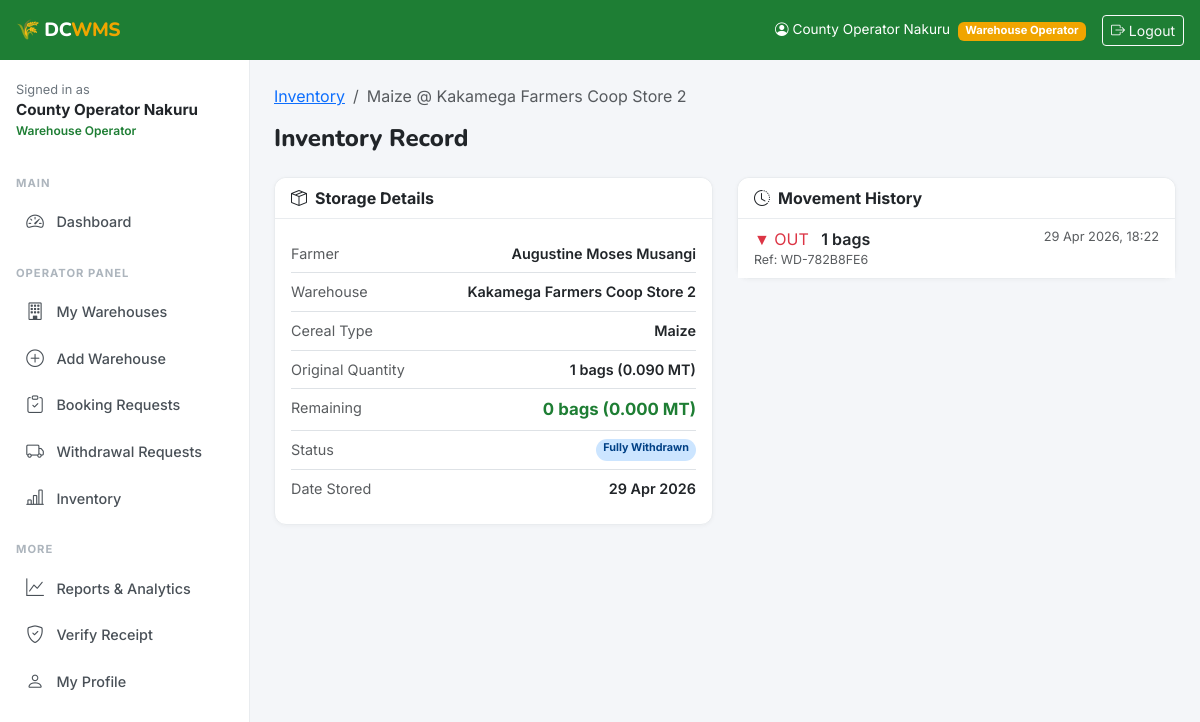
The page /inventory/38/ (signed in) on the database its author committed.
### accounts/models.py (models this page shows, shortened)
class User(AbstractUser):
    ROLE_FARMER = 'farmer'
    ROLE_OPERATOR = 'operator'
    ROLE_ADMIN = 'admin'
    ROLE_CHOICES = [
        (ROLE_FARMER, 'Farmer'),
        (ROLE_OPERATOR, 'Warehouse Operator'),
        (ROLE_ADMIN, 'Admin'),
    ]
    role = models.CharField(max_length=20, choices=ROLE_CHOICES, default=ROLE_FARMER)
    phone_number = models.CharField(max_length=15, blank=True)
    national_id = models.CharField(max_length=20, blank=True, unique=True, null=True)
    county = models.CharField(max_length=100, blank=True)
    sub_county = models.CharField(max_length=100, blank=True)
    village = models.CharField(max_length=100, blank=True)
    profile_photo = models.ImageField(upload_to='profiles/', blank=True, null=True)
    is_verified = models.BooleanField(default=False)
    created_at = models.DateTimeField(auto_now_add=True)
    updated_at = models.DateTimeField(auto_now=True)
    class Meta:
        verbose_name = 'User'
        verbose_name_plural = 'Users'
    @property
    def is_farmer(self):
        return self.role == self.ROLE_FARMER
    @property
    def is_operator(self):
        return self.role == self.ROLE_OPERATOR
    @property
    def is_admin_user(self):
        return self.role == self.ROLE_ADMIN or self.is_superuser

### inventory/models.py (models this page shows, shortened)
class InventoryRecord(models.Model):
    STATUS_CHOICES = [
        ('stored', 'In Storage'),
        ('partial_withdrawn', 'Partially Withdrawn'),
        ('fully_withdrawn', 'Fully Withdrawn'),
        ('spoiled', 'Spoiled/Condemned'),
    ]
    warehouse = models.ForeignKey('warehouses.Warehouse', on_delete=models.CASCADE, related_name='inventory')
    farmer = models.ForeignKey(settings.AUTH_USER_MODEL, on_delete=models.CASCADE, related_name='inventory')
    booking = models.OneToOneField('bookings.Booking', on_delete=models.CASCADE, related_name='inventory_record', null=True, blank=True)
    cereal_type = models.CharField(max_length=30)
    quantity_bags = models.IntegerField()
    quantity_mt = models.DecimalField(max_digits=8, decimal_places=3)
    remaining_bags = models.IntegerField()
    remaining_mt = models.DecimalField(max_digits=8, decimal_places=3)
    status = models.CharField(max_length=30, choices=STATUS_CHOICES, default='stored')
    date_stored = models.DateField(auto_now_add=True)
    last_updated = models.DateTimeField(auto_now=True)
    notes = models.TextField(blank=True)
    class Meta:
        ordering = ['-date_stored']

class InventoryMovement(models.Model):
    MOVEMENT_IN = 'in'
    MOVEMENT_OUT = 'out'
    MOVEMENT_ADJUST = 'adjust'
    MOVEMENT_CHOICES = [
        (MOVEMENT_IN, 'Inbound (Deposit)'),
        (MOVEMENT_OUT, 'Outbound (Withdrawal)'),
        (MOVEMENT_ADJUST, 'Adjustment'),
    ]
    inventory = models.ForeignKey(InventoryRecord, on_delete=models.CASCADE, related_name='movements')
    movement_type = models.CharField(max_length=10, choices=MOVEMENT_CHOICES)
    bags_moved = models.IntegerField()
    mt_moved = models.DecimalField(max_digits=8, decimal_places=3)
    performed_by = models.ForeignKey(settings.AUTH_USER_MODEL, on_delete=models.SET_NULL, null=True)
    timestamp = models.DateTimeField(auto_now_add=True)
    reference = models.CharField(max_length=100, blank=True)
    notes = models.TextField(blank=True)

### warehouses/models.py (models this page shows, shortened)
class Warehouse(models.Model):
    operator = models.ForeignKey(
        settings.AUTH_USER_MODEL,
        on_delete=models.CASCADE,
        related_name='warehouses',
        limit_choices_to={'role': 'operator'}
    )
    name = models.CharField(max_length=200)
    registration_number = models.CharField(max_length=50, unique=True, blank=True)
    county = models.CharField(max_length=100, choices=COUNTY_CHOICES)
    sub_county = models.CharField(max_length=100)
    village = models.CharField(max_length=100, blank=True)
    physical_address = models.TextField()
    latitude = models.DecimalField(max_digits=9, decimal_places=6, null=True, blank=True)
    longitude = models.DecimalField(max_digits=9, decimal_places=6, null=True, blank=True)
    total_capacity_mt = models.DecimalField(
        max_digits=10, decimal_places=2,
        validators=[MinValueValidator(0.01)],
        help_text="Total capacity in metric tonnes"
    )
    available_capacity_mt = models.DecimalField(
        max_digits=10, decimal_places=2,
        validators=[MinValueValidator(0)],
        help_text="Currently available capacity in metric tonnes"
    )
    storage_type = models.CharField(max_length=20, choices=STORAGE_TYPE_CHOICES, default='bagged')
    certification_status = models.CharField(max_length=20, choices=CERTIFICATION_CHOICES, default='wrsc')
    certification_expiry = models.DateField(null=True, blank=True)
    has_pest_control = models.BooleanField(default=True)
    has_moisture_control = models.BooleanField(default=False)
    has_security = models.BooleanField(default=True)
    has_fumigation = models.BooleanField(default=False)
    accepts_wrs = models.BooleanField(default=True, verbose_name="Accepts WRS Receipts")
    contact_phone = models.CharField(max_length=15)
    contact_email = models.EmailField(blank=True)
    storage_fee_per_bag_month = models.DecimalField(
        max_digits=8, decimal_places=2, default=50.00,
        help_text="KES per 90kg bag per month"
    )
    is_active = models.BooleanField(default=True)
    created_at = models.DateTimeField(auto_now_add=True)
    updated_at = models.DateTimeField(auto_now=True)
    class Meta:
        ordering = ['-created_at']
        verbose_name = 'Warehouse'
        verbose_name_plural = 'Warehouses'

### inventory/views.py (the view)
# urls.py: path('<int:pk>/', views.inventory_detail, name='detail'),
@login_required
def inventory_detail(request, pk):
    user = request.user
    if user.is_farmer:
        record = get_object_or_404(InventoryRecord, pk=pk, farmer=user)
    else:
        record = get_object_or_404(InventoryRecord, pk=pk)
    movements = record.movements.order_by('-timestamp')
    return render(request, 'inventory/detail.html', {'record': record, 'movements': movements})

### templates/inventory/detail.html (shortened to what this page needs)
{% extends 'base.html' %}
{% block content %}
<div class="mb-4">
  <nav aria-label="breadcrumb"><ol class="breadcrumb">
    <li class="breadcrumb-item"><a href="{% url 'inventory:list' %}">Inventory</a></li>
    <li class="breadcrumb-item active">{{ record.cereal_type|title }} @ {{ record.warehouse.name }}</li>
  </ol></nav>
  <h4 class="mb-0" style="font-family:'Nunito',sans-serif;font-weight:800;">Inventory Record</h4>
</div>
<div class="row g-4">
  <div class="col-md-6">
    <div class="card mb-3">
      <div class="card-header"><i class="bi bi-box-seam me-2"></i>Storage Details</div>
      <div class="card-body" style="font-size:.9rem;">
        <div class="d-flex justify-content-between py-2 border-bottom"><span class="text-muted">Farmer</span><span class="fw-semibold">{{ record.farmer.get_full_name }}</span></div>
        <div class="d-flex justify-content-between py-2 border-bottom"><span class="text-muted">Warehouse</span><span class="fw-semibold">{{ record.warehouse.name }}</span></div>
        <div class="d-flex justify-content-between py-2 border-bottom"><span class="text-muted">Cereal Type</span><span class="fw-semibold text-capitalize">{{ record.cereal_type }}</span></div>
        <div class="d-flex justify-content-between py-2 border-bottom"><span class="text-muted">Original Quantity</span><span class="fw-semibold">{{ record.quantity_bags }} bags ({{ record.quantity_mt }} MT)</span></div>
        <div class="d-flex justify-content-between py-2 border-bottom">
          <span class="text-muted">Remaining</span>
          <span class="fw-bold" style="color:#1e7e34;font-size:1.05rem;">{{ record.remaining_bags }} bags ({{ record.remaining_mt }} MT)</span>
        </div>
        <div class="d-flex justify-content-between py-2 border-bottom"><span class="text-muted">Status</span>
          <span class="badge {% if record.status == 'stored' %}badge-approved{% else %}badge-completed{% endif %} rounded-pill">{{ record.get_status_display }}</span>
        </div>
        <div class="d-flex justify-content-between py-2"><span class="text-muted">Date Stored</span><span class="fw-semibold">{{ record.date_stored|date:"d M Y" }}</span></div>
      </div>
    </div>
  </div>
  <div class="col-md-6">
    <div class="card">
      <div class="card-header"><i class="bi bi-clock-history me-2"></i>Movement History</div>
      <div class="card-body p-0">
        {% if movements %}
        <div class="list-group list-group-flush">
          {% for m in movements %}
          <div class="list-group-item">
            <div class="d-flex justify-content-between">
              <span>
                {% if m.movement_type == 'in' %}<span class="text-success">▲ IN</span>
                {% elif m.movement_type == 'out' %}<span class="text-danger">▼ OUT</span>
                {% else %}<span class="text-warning">⟳ ADJ</span>{% endif %}
                <span class="ms-2 fw-semibold">{{ m.bags_moved }} bags</span>
              </span>
              <span class="text-muted" style="font-size:.8rem;">{{ m.timestamp|date:"d M Y, H:i" }}</span>
            </div>
            {% if m.reference %}<div class="text-muted" style="font-size:.78rem;">Ref: {{ m.reference }}</div>{% endif %}
          </div>
          {% endfor %}
        </div>
        {% else %}
          <div class="text-center py-4 text-muted">No movement history yet.</div>
        {% endif %}
      </div>
    </div>
  </div>
</div>
{% endblock %}

### templates/base.html (shortened to what this page needs)
<!DOCTYPE html>
<html lang="en">
<head>
  <link href="https://cdn.jsdelivr.net/npm/bootstrap@5.3.0/dist/css/bootstrap.min.css" rel="stylesheet">
  <link href="https://cdn.jsdelivr.net/npm/bootstrap-icons@1.11.0/font/bootstrap-icons.css" rel="stylesheet">
</head>
<body>
<div class="topbar">
  <a href="{% url 'dashboard:home' %}" class="brand">🌾 DC<span>WMS</span></a>
  <div class="topbar-right">
    {% if user.is_authenticated %}
      <span class="d-none d-md-inline" style="font-size:.85rem;">
        <i class="bi bi-person-circle me-1"></i>{{ user.get_full_name|default:user.username }}
        <span class="badge ms-1" style="background:var(--amber);font-size:.7rem;">{{ user.get_role_display }}</span>
      </span>
      <a href="{% url 'accounts:logout' %}" class="btn btn-sm btn-outline-light">
        <i class="bi bi-box-arrow-right"></i> <span class="d-none d-md-inline">Logout</span>
      </a>
    {% else %}
      <a href="{% url 'accounts:login' %}" class="btn btn-sm btn-outline-light">Login</a>
    {% endif %}
  </div>
</div>
{% if user.is_authenticated %}
<nav class="sidebar" id="sidebar">
  <div class="p-3 mt-1">
    <div style="font-size:.8rem;color:#6c757d;">Signed in as</div>
    <div style="font-weight:700;font-size:.95rem;">{{ user.get_full_name|default:user.username }}</div>
    <div style="font-size:.75rem;color:var(--green-primary);font-weight:600;">{{ user.get_role_display }}</div>
  </div>
  <div class="nav-label">Main</div>
  <a href="{% url 'dashboard:home' %}" class="nav-link {% if request.resolver_match.namespace == 'dashboard' %}active{% endif %}">
    <i class="bi bi-speedometer2"></i> Dashboard
  </a>
  {% if user.is_operator or user.is_admin_user %}
  <div class="nav-label">Operator Panel</div>
  <a href="{% url 'warehouses:my_warehouses' %}" class="nav-link">
    <i class="bi bi-building"></i> My Warehouses
  </a>
  <a href="{% url 'warehouses:create' %}" class="nav-link">
    <i class="bi bi-plus-circle"></i> Add Warehouse
  </a>
  <a href="{% url 'bookings:list' %}" class="nav-link">
    <i class="bi bi-clipboard-check"></i> Booking Requests
  </a>
  <a href="{% url 'withdrawals:list' %}" class="nav-link">
    <i class="bi bi-truck"></i> Withdrawal Requests
  </a>
  <a href="{% url 'inventory:list' %}" class="nav-link">
    <i class="bi bi-bar-chart-line"></i> Inventory
  </a>
  {% endif %}
  <div class="nav-label">More</div>
  <a href="{% url 'reports:home' %}" class="nav-link {% if request.resolver_match.namespace == 'reports' %}active{% endif %}">
    <i class="bi bi-graph-up"></i> Reports & Analytics
  </a>
  <a href="{% url 'receipts:verify' %}" class="nav-link">
    <i class="bi bi-shield-check"></i> Verify Receipt
  </a>
  <a href="{% url 'accounts:profile' %}" class="nav-link">
    <i class="bi bi-person"></i> My Profile
  </a>
</nav>
{% endif %}
<main class="main-content {% if not user.is_authenticated %}ms-0{% endif %}">
  {% block content %}{% endblock %}
</main>
</body>
</html>

### templates/base.html (style rules this page uses)
:root { --green-primary: #1e7e34; --green-dark: #155724; --green-light: #d4edda; --amber: #f0a500; --amber-light: #fff3cd; --sidebar-w: 250px; --topbar-h: 60px; }
body { font-family: 'Inter', sans-serif; background: #f4f6f9; }
h1,h2,h3,h4,h5,h6,.brand { font-family: 'Nunito', sans-serif; }
.topbar { position: fixed; top: 0; left: 0; right: 0; height: var(--topbar-h); background: var(--green-primary); color: #fff; z-index: 1040; display: flex; align-items: center; padding: 0 1rem; gap: .75rem; }
.topbar .brand { font-weight: 800; font-size: 1.2rem; letter-spacing: -.5px; color: #fff; text-decoration: none; }
.topbar .brand span { color: var(--amber); }
.topbar-right { margin-left: auto; display: flex; align-items: center; gap: 1rem; }
.sidebar { position: fixed; top: var(--topbar-h); left: 0; bottom: 0; width: var(--sidebar-w); background: #fff; border-right: 1px solid #e9ecef; overflow-y: auto; z-index: 1030; transition: transform .3s ease; }
.sidebar .nav-label { font-size: .7rem; font-weight: 700; color: #adb5bd; text-transform: uppercase; letter-spacing: 1px; padding: 1.2rem 1rem .4rem; }
.sidebar .nav-link { color: #495057; padding: .6rem 1rem; display: flex; align-items: center; gap: .65rem; border-radius: 8px; margin: 1px 8px; font-size: .9rem; font-weight: 500; }
.sidebar .nav-link i { font-size: 1.1rem; width: 22px; text-align: center; }
.main-content { margin-left: var(--sidebar-w); padding-top: calc(var(--topbar-h) + 1.5rem); padding-right: 1.5rem; padding-left: 1.5rem; padding-bottom: 2rem; min-height: 100vh; }
.card { border: 1px solid #e9ecef; border-radius: 12px; box-shadow: 0 1px 4px rgba(0,0,0,.04); }
.card-header { background: #fff; border-bottom: 1px solid #e9ecef; font-weight: 700; border-radius: 12px 12px 0 0 !important; }
.badge-completed { background: #cce5ff; color: #004085; }

### rows shown on the page
User: get_full_name "County Operator Nakuru", role "Warehouse Operator"
InventoryRecord: cereal_type "Maize", warehouse.name "Kakamega Farmers Coop Store 2", farmer.get_full_name "Augustine Moses Musangi", quantity_bags "1", quantity_mt "0.090", remaining_bags "0", remaining_mt "0.000", status "Fully Withdrawn", date_stored "29 Apr 2026"
InventoryMovement: movement_type "▼ OUT", bags_moved "1", timestamp "29 Apr 2026, 18:22", reference "WD-782B8FE6"
